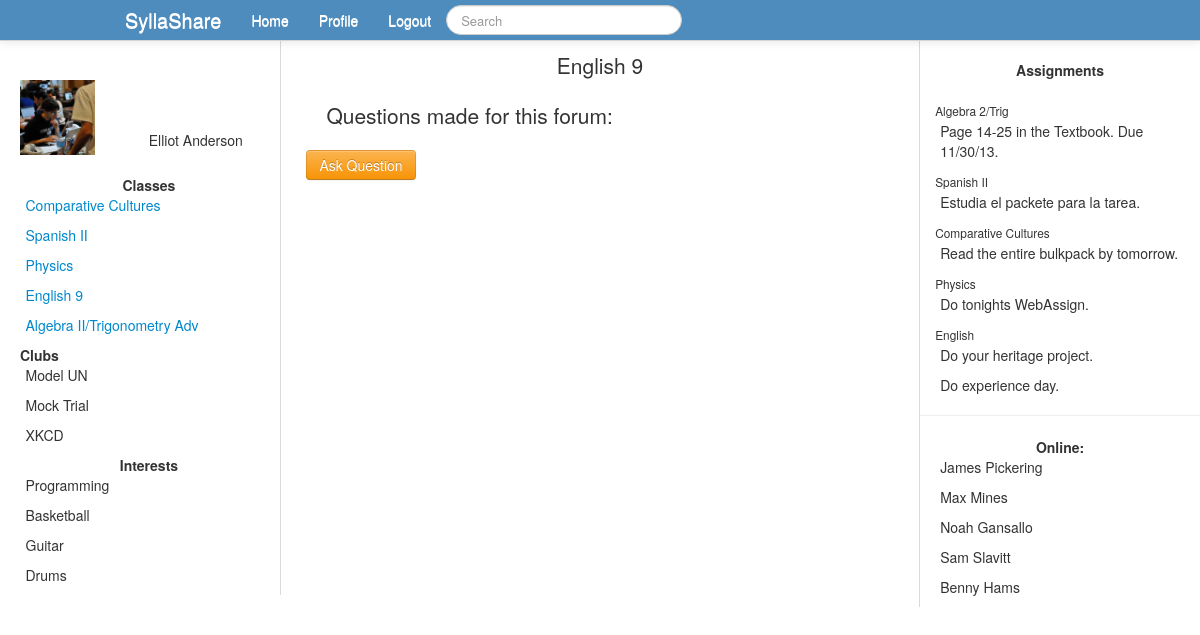
The page /forum.php?id=22 (signed in) on the database its author committed.
### tables this page shows
CREATE TABLE `users` (
  `id` int(11) NOT NULL AUTO_INCREMENT,
  `firstname` varchar(40) NOT NULL,
  `lastname` varchar(40) NOT NULL,
  `email` varchar(255) NOT NULL,
  `password` varchar(36) NOT NULL,
  `activated` int(1) NOT NULL DEFAULT '0',
  `code` int(8) NOT NULL,
  `grade` int(2) NOT NULL,
  PRIMARY KEY (`id`)
);

CREATE TABLE `class` (
  `id` int(11) NOT NULL AUTO_INCREMENT,
  `classid` int(11) NOT NULL,
  `userid` int(11) NOT NULL,
  PRIMARY KEY (`id`)
);

CREATE TABLE `classes` (
  `id` int(11) NOT NULL AUTO_INCREMENT,
  `name` varchar(60) NOT NULL,
  PRIMARY KEY (`id`)
);

### forum.php (the view, shortened to what this page needs)
<?php
include_once('database.php');
$userid = $_SESSION['id'];
$pageid = $_GET['id'];
$getuserinfo = "SELECT * FROM users WHERE id=$userid";
$getuserrun = mysqli_query($connect, $getuserinfo);
while ($row = mysqli_fetch_assoc($getuserrun)){
	$firstname = $row['firstname'];
	$lastname = $row['lastname'];
}
include_once('header.php');
?>
<div class="span6">
<h1 class="lead">
<center>
<?php
$thequery = "SELECT * FROM classes WHERE id=$pageid";
$therun = mysqli_query($connect, $thequery);
while ($row = mysqli_fetch_assoc($therun)){
	$pageclassname = $row['name'];
}
echo $pageclassname;
?>
</center>
</h1>
<p class="lead">
<?php
echo 'Questions made for this forum: <br />';
echo '<form action="forum.php?id='.$pageid.'" method="POST">
<input type="hidden" name="askquestion" /><input type="submit" value="Ask Question" class="btn btn-warning" />
</form>';
?>
</p>
</div>
<?php
include_once('rightbar.php');
?>

### header.php (shortened to what this page needs)
<!DOCTYPE html>
<html lang="en">
<head>
<link href="css/bootstrap.min.css" rel="stylesheet" />
</head>
<body>
<div class="navbar navbar-fixed-top" >
	<div class="navbar-inner">
		<div class="container" >
			<ul class="nav">
				<li>
					<a class="brand" href="#">SyllaShare</a>
				</li>
				<?php
				if (!isset($_SESSION['id'])){
					?>
					<form action="login.php" method="POST" class="navbar-form pull-left">
						<input type="email" name="logemail" placeholder="Email" />
						<input type="password" name="logpassword" placeholder="Password" />
						<input type="submit" value="Log In" />
					</form>
					<?
				} else {
				?>
				<li><a href="home.php">Home</a></li>
				<li><a href="#">Profile</a></li>
				<form class="navbar-search pull-right">
					<input type="text" class="search-query" name="q" placeholder="Search" />
				</form>
				<li><a href="logout.php">Logout</a></li>
				<? }?>
			</ul>
		</div>
	</div>
</div>
<?
if (isset($_SESSION['id'])){
	?>
<br /><br />
<div class="row-fluid" style="height: 100%;">
<div class="span3" style="padding-left: 20px; padding-right: 2px; border-right: 1px solid #d9d9d9;">
<div class="innercontent" >
<br />
<p class="lead">
<div id="pic-right" style="float: right;padding-right: 35px; padding-top: 50px; position: relative; ">
<?php
echo $firstname.' '.$lastname;
?>
</div>
<div class="pic-left" style="position: relative;" >
<img src="propic.jpg" height="75" width="75" />
</div>
<br />
<center>
<b>Classes</b><br />
</center>
<?php
$getclasses = "SELECT * FROM class WHERE userid=$userid";
$runclasses = mysqli_query($connect, $getclasses);
while ($row = mysqli_fetch_assoc($runclasses)){
	$classid = $row['classid'];
	$getclassinfo = "SELECT name FROM classes WHERE id=$classid";
	$runclassinfo = mysqli_query($connect, $getclassinfo);
	while ($row2 = mysqli_fetch_assoc($runclassinfo)){
		$classname = $row2['name'];
	}
	echo '<span class="spanright"><a href="class.php?id='.$classid.'">'.$classname.'</a></span><br />';
}
?>
<b>Clubs</b><br />
<span class="spanright">Model UN</span><br />
<span class="spanright">Mock Trial</span><br />
<span class="spanright">XKCD</span><br />
<br />
<center>
<b>Interests</b><br />
<span class="spanright">Programming</span><br />
<span class="spanright">Basketball</span><br />
<span class="spanright">Guitar</span><br />
<span class="spanright">Drums</span><br />
</center>
</p>
</div>
</div>
<?php
}
?>

### header.php (style rules this page uses)
.navbar-inner { background-color: #4d8cbc; background-image: none; color: #FFFFFF; }
.navbar .nav > li > a { color: #FFFFFF; }
.spanright { text-align: left; padding-right: 4px; }

### rightbar.php (style rules this page uses)
p { padding-left: 20px; }

### rows shown on the page
users: firstname "Elliot", lastname "Anderson"
class: classid.name "Comparative Cultures"
class: classid.name "Spanish II"
class: classid.name "Physics"
class: classid.name "English 9"
class: classid.name "Algebra II/Trigonometry Adv"
classes: name "English 9"
